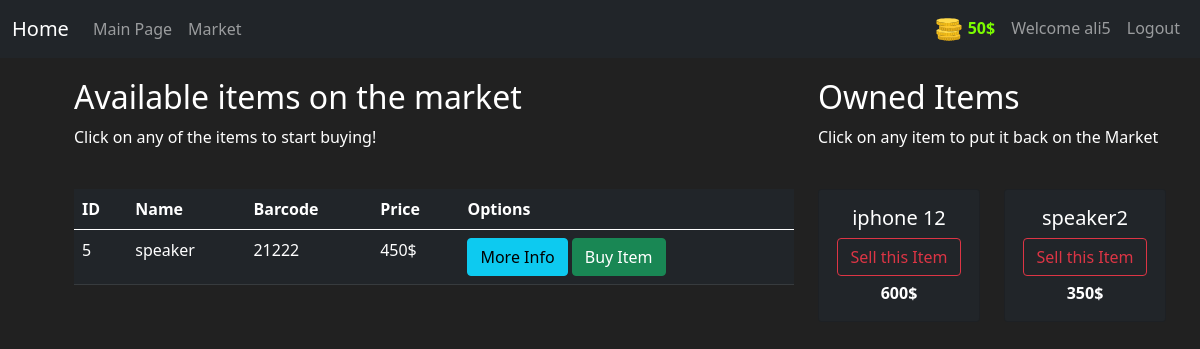
Page /market (signed in) on the committed database.
### market/models.py (models this page shows, shortened)
class User(db.Model, UserMixin):
    __tablename__ = 'user'
    id = db.Column(db.Integer, primary_key=True)
    username = db.Column(db.String(length=30), nullable=False, unique=True)
    email = db.Column(db.String(length=50), nullable=False, unique=True)
    password = db.Column(db.String(60), nullable=False)
    budget = db.Column(db.Integer, nullable=False, default = 1000)
    items = db.relationship('Item', backref = 'owned_user', lazy=True)
    @property
    def prettier_budget(self):
        if len(str(self.budget)) >= 4:
            return f'{str(self.budget)[:-3]},{str(self.budget)[-3:]}$'
        else:
            return f'{self.budget}$'

class Item(db.Model):
    __tablename__ = 'item'
    id = db.Column(db.Integer, primary_key=True)
    name = db.Column(db.String(length=30), nullable=False, unique=True)
    price = db.Column(db.Integer(), nullable=False)
    barcode = db.Column(db.String(length=12), nullable=False, unique=True)
    description = db.Column(db.String(length=1024), nullable=False, unique=True)
    owner = db.Column(db.Integer, db.ForeignKey('user.id'))

### market/routes.py (the view, shortened to what this page needs)
@app.route('/market', methods = ['GET', 'POST'])
@login_required
def market_page():
    purchase_form = PurchaseForm()
    sell_form = SellForm()
    if request.method == 'GET':
        items = Item.query.filter_by(owner = None)
        owned_items = Item.query.filter_by(owner = current_user.id)
        return render_template('market.html', items = items, purchase_form = purchase_form,
                owned_items = owned_items, sell_form = sell_form)

### market/models.py (called while the page is built)
@login_manager.user_loader
def load_user(user_id):
    return User.query.get(int(user_id))

### market/templates/market.html (shortened to what this page needs)
{% extends "base.html" %}
{% block content %}
<div class="row" style="margin-top: 20px; margin-left: 20px;">
   <div class="col-8">
        <h2>Available items on the market</h2>
        <p>Click on any of the items to start buying!</p>
        <br>
        <table class="table table-hover table-dark">
         <thead>
            <tr>
               <th scope="col">ID</th>
               <th scope="col">Name</th>
               <th scope="col">Barcode</th>
               <th scope="col">Price</th>
               <th scope="col">Options</th>
            </tr>
         </thead>
         <tbody>
            {% for item in items %}
            <tr>
               <td>{{ item.id }}</td>
               <td>{{ item.name }}</td>
               <td>{{ item.barcode }}</td>
               <td>{{ item.price }}$</td>
               <td>
                  <button class="btn btn-outline btn-info" data-toggle="modal" data-target="#exampleModal-{{ item.id }}">More Info</button>
                  <button class="btn btn-outline btn-success" data-toggle="modal" data-target="#purchaseConfirm-{{ item.id }}">Buy Item</button>
               </td>
            </tr>
            {% endfor %}
         </tbody>
      </table>
   </div>
   <div class="col-4">
    <h2>Owned Items</h2>
    <p>Click on any item to put it back on the Market</p>
    <br>
    <div class="row">
       {% for owned_item in owned_items %}
         <div class="col-md-6">
            <div style="margin-bottom: 5px;" class="card text-center bg-dark">
               <div class="card-body">
                  <h5 class="card-title">{{ owned_item.name }}</h5>
                  <button type="button" class="btn btn-outline-danger" style="margin-bottom: 5px;"
                           data-toggle="modal" data-target="#sellConfirm-{{ owned_item.id }}">
                           Sell this Item
                  </button>
                  <p class="card-text"><strong>{{ owned_item.price }}$</strong></p>
               </div>
            </div>
         </div>
       {% endfor %}
    </div>
   </div>
</div>
{% endblock %}

### market/templates/base.html (shortened to what this page needs)
<!doctype html>
<head>
   <link href="https://cdn.jsdelivr.net/npm/bootstrap@5.0.0-beta1/dist/css/bootstrap.min.css" rel="stylesheet">
   <link rel="stylesheet" href="https://cdnjs.cloudflare.com/ajax/libs/font-awesome/4.7.0/css/font-awesome.min.css">
</head>
<body>
   <nav class="navbar navbar-expand-lg navbar-dark bg-dark">
      <div class="container-fluid">
         <a class="navbar-brand" href="{{ url_for('home') }}">Home</a>
         <div class="collapse navbar-collapse" id="myNav">
            <ul class="navbar-nav me-auto mb-2 mb-lg-0">
               <li class="nav-item"><a class="nav-link" href="#">Main Page</a></li>
               <li class="nav-item"><a class="nav-link" href="{{ url_for('market_page') }}">Market</a></li>
            </ul>
            {% if current_user.is_authenticated %}
            <ul class="navbar-nav">
               <li class="nav-item">
                  <a class="nav-link" style="color: lawngreen; font-weight: bold;">
                  <img src="../static/img/coins.svg" width="30" height="25" alt="my image" />
                  {{ current_user.prettier_budget }}
                  </a>
               </li>
               <li class="nav-item">
                  <a class="nav-link">Welcome {{ current_user.username }}</a>
               </li>
               <li class="nav-item">
                  <a class="nav-link" href="{{ url_for('logout_page') }}">Logout</a>
               </li>
            </ul>
            {% endif %}
         </div>
      </div>
   </nav>
   <main role="main" class="container">
      <div class="row">
            {% block content %}{% endblock %}
      </div>
   </main>
</body>
</html>

### market/templates/base.html (style rules this page uses)
body { background-color: #212121; color: white; }

### rows in the picture
User: prettier_budget "50$", username "ali5"
Item: id "5", name "speaker", barcode "21222", price "450"
Item: name "iphone 12", price "600"
Item: name "speaker2", price "350"
